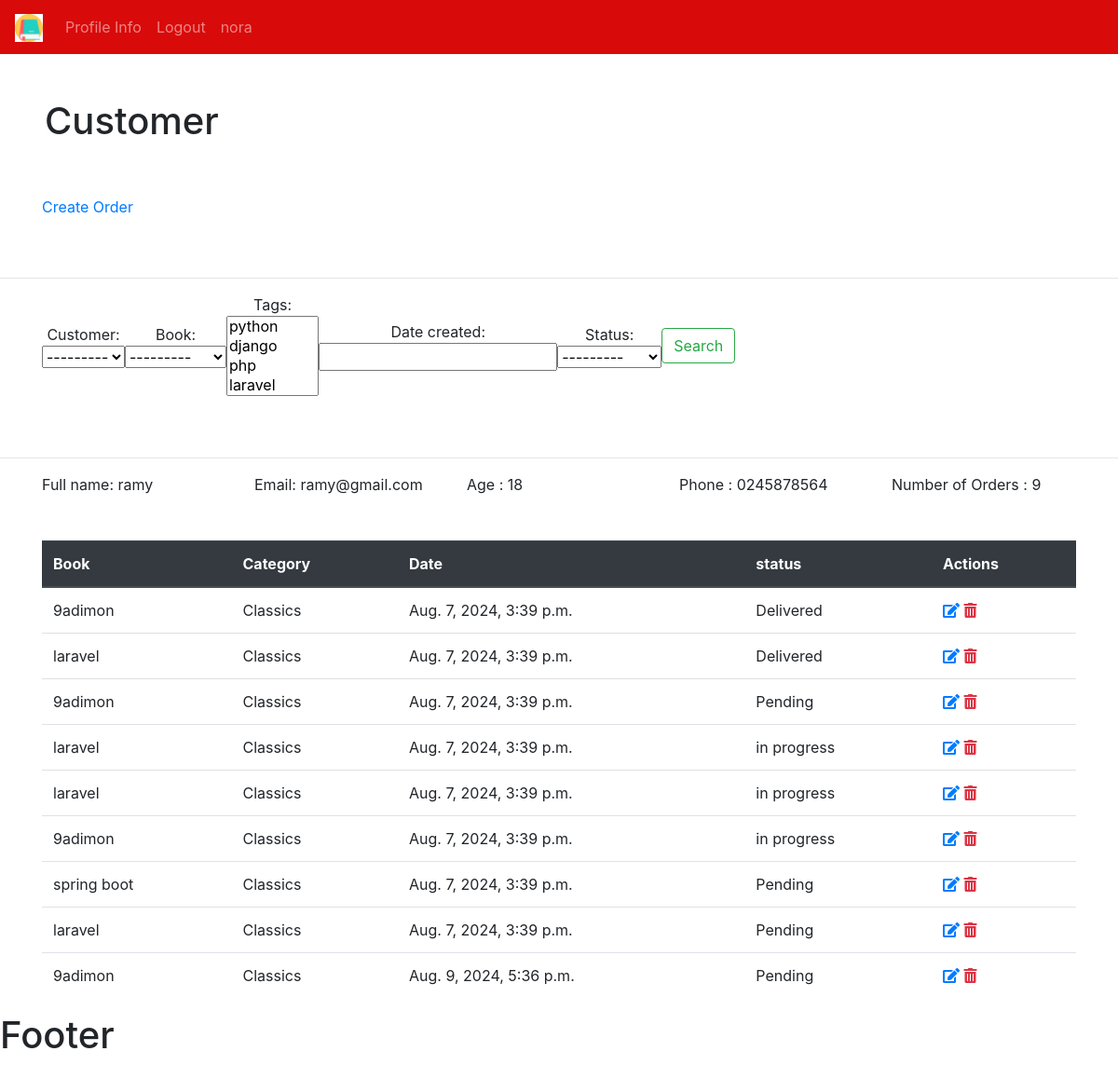
/customer/1/ (signed in), run on the app's committed database.
### bookstore/models.py (models this page shows, shortened)
class Customer(models.Model):
    user = models.OneToOneField(User,null=True, on_delete=models.CASCADE)
    name = models.CharField(max_length=190, null=True)
    email = models.CharField(max_length=190, null=True)
    phone = models.CharField(max_length=190, null=True)
    age = models.CharField(max_length=190, null=True)
    avatar = models.ImageField(blank=True, null=True, default="preson.png")
    date_created = models.DateTimeField(auto_now_add=True, null=True)
    def __str__(self):
        return self.name

class Order(models.Model):
    STATUS= (
        ('Pending','Pending'),
        ('Delivered','Delivered'),
        ('in progress','in progress'),
        ('out of order','out of order')
    )
    customer = models.ForeignKey(Customer, null=True, on_delete=models.SET_NULL)
    book = models.ForeignKey(Book, null=True, on_delete=models.SET_NULL)
    tags = models.ManyToManyField(Tag)
    date_created = models.DateTimeField(auto_now_add=True, null=True)
    status =  models.CharField(max_length=200, null=True,choices=STATUS)

class Book(models.Model):
    CATEGORY = ( #tuple
        ('Classics','Classics'),
        ('Comic Book','Comic Book'),
        ('Fantasy','Fantasy'),
        ('Horror','Horror')
    )
    name = models.CharField(max_length=190, null=True)
    author = models.CharField(max_length=190, null=True)
    price = models.FloatField( null=True)
    category = models.CharField(max_length=190, null=True ,choices=CATEGORY  )
    description = models.CharField(max_length=200, null=True)
    tags = models.ManyToManyField(Tag)
    date_created = models.DateTimeField(auto_now_add=True, null=True)
    def __str__(self):
         return self.name

### bookstore/views.py (the view)
# urls.py: path('customer/<int:pk>/',views.customer,name='customer'),
@login_required(login_url='login')
def customer(request,pk):
    customer = Customer.objects.get(id=pk)
    orders = customer.order_set.all()
    total_orders = orders.count()
    searchFilter = OrderFilter(request.GET , queryset=orders)
    orders = searchFilter.qs #override all order to qs : queryset
    myContext = {
        'customer': customer ,
        'orders': orders,
        'total_orders': total_orders,
        'myFilter' : searchFilter
    }
    return render(request=request , template_name='bookstore/customer.html',context=myContext)

### bookstore/models.py (called while the page is built)
    def __str__(self):
       return self.name

### bookstore/templates/bookstore/customer.html
{% extends 'bookstore/main.html'%}
{% block content %}
<h1 class="p-5">Customer</h1>
<div class="container pb-5">
  <div class="row">
    <div class="col-sm">
    <a href="{% url 'create' customer.id %}"> Create Order</a>
    </div>
  </div>
</div>
<hr>
<div class="container pb-5">
  <div class="row">
    <div class="col-sm">
    <form class="form-inline my-2 my-lg-0" method="GET">
     {{myFilter.form}}
      <button class="btn btn-outline-success my-2 my-sm-0" type="submit">Search</button>
    </form>
    </div>
  </div>
</div>
<hr>
<div class="container pb-5">
  <div class="row">
    <div class="col-sm">
    Full name:   {{customer.name}}
    </div>
    <div class="col-sm">
    Email:   {{customer.email}}
    </div>
    <div class="col-sm">
    Age :   {{customer.age}}
    </div>
    <div class="col-sm">
    Phone :   {{customer.phone}}
    </div>
      <div class="col-sm">
    Number of Orders :   {{total_orders}}
    </div>
  </div>
</div>
<div class="container">
<table class="table">
  <thead class="thead-dark">
    <tr>
      <th scope="col">Book</th>
      <th scope="col">Category</th>
      <th scope="col">Date</th>
       <th scope="col">status</th>
       <th scope="col">Actions</th>
    </tr>
  </thead>
  <tbody>
   {% for item in orders  %}
        <tr>
         <td>{{item.book}}</td>
      <td>{{item.book.category}}</td> {% comment %}//from foreign key{% endcomment %}
      <td>{{item.date_created}}</td>
      <td>{{item.status}}</td>
       <td>
       <a href="{% url 'update' item.id%}"><i class="fas fa-edit"></i></a>
       <a class="text-danger" href="{% url 'delete' item.id %}"><i class="fas fa-trash-alt"></i></a>
       </td>
       </tr>
      {% endfor %}
  </tbody>
</table>
</div>
{% endblock %}

### bookstore/templates/bookstore/navbar.html (shortened to what this page needs)
{% load static   %}
<nav class="navbar navbar-expand-lg  navbar-dark bg-primary">
  <a class="navbar-brand" href="{% url 'home' %}">
   <img src="{% static '/images/book.png'  %}" width="30" height="30" alt="" loading="lazy">
  </a>
  <div class="collapse navbar-collapse" id="navbarSupportedContent">
    <ul class="navbar-nav mr-auto">
      <li class="nav-item">
        <a class="nav-link" href="">Profile Info</a>
      </li>
      <li class="nav-item">
        <a class="nav-link" href="{% url 'logout' %}">Logout</a>
      </li>
       <li class="nav-item">
       <a class="nav-link" href="#">{{request.user}}</a>
      </li>
    </ul>
  </div>
</nav>

### myStatic/css/style.css (style rules this page uses)
.bg-primary { background-color: #d90a0a!important; }

### data on the page
Customer: name "ramy", email "ramy@gmail.com", age "18", phone "0245878564"
Order: book "9adimon", book.category "Classics", date_created "Aug. 7, 2024, 3:39 p.m.", status "Delivered"
Order: book "laravel", book.category "Classics", date_created "Aug. 7, 2024, 3:39 p.m.", status "Delivered"
Order: book "9adimon", book.category "Classics", date_created "Aug. 7, 2024, 3:39 p.m.", status "Pending"
Order: book "laravel", book.category "Classics", date_created "Aug. 7, 2024, 3:39 p.m.", status "in progress"
Order: book "laravel", book.category "Classics", date_created "Aug. 7, 2024, 3:39 p.m.", status "in progress"
Order: book "9adimon", book.category "Classics", date_created "Aug. 7, 2024, 3:39 p.m.", status "in progress"
Order: book "spring boot", book.category "Classics", date_created "Aug. 7, 2024, 3:39 p.m.", status "Pending"
Order: book "laravel", book.category "Classics", date_created "Aug. 7, 2024, 3:39 p.m.", status "Pending"
Order: book "9adimon", book.category "Classics", date_created "Aug. 9, 2024, 5:36 p.m.", status "Pending"

### other printed values
{{ request.user }} "nora"
{{ total_orders }} "9"
